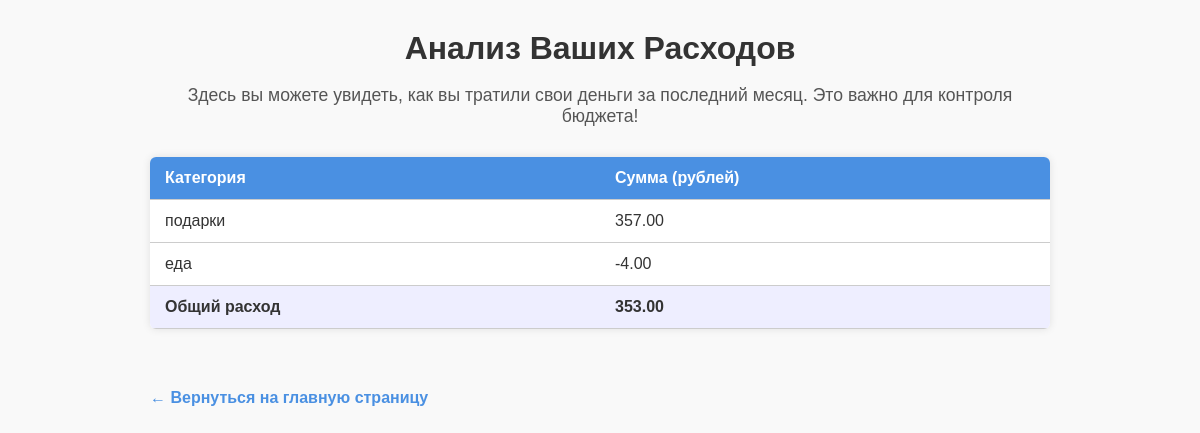
Page /expense_analysis (signed in) on the committed database.
### models.py (models this page shows)
class Purchase(db.Model):
    id = db.Column(db.Integer, primary_key=True)
    user_id = db.Column(db.Integer, db.ForeignKey('user.id'), nullable=False)
    category = db.Column(db.String(100), nullable=False)
    amount = db.Column(db.Float, nullable=False)
    timestamp = db.Column(db.DateTime, default=db.func.current_timestamp())  # Для анализа по времени

### routes.py (the view)
@app.route("/expense_analysis", methods=['GET'])
@login_required
def expense_analysis():
    last_month = datetime.now() - timedelta(days=30)
    purchases_last_month = Purchase.query.filter(Purchase.owner == current_user, Purchase.timestamp >= last_month).all()
    category_totals = {}
    total_expense = 0
    for purchase in purchases_last_month:
        if purchase.category in category_totals:
            category_totals[purchase.category] += purchase.amount
        else:
            category_totals[purchase.category] = purchase.amount
        total_expense += purchase.amount
    return render_template('expense_analysis.html', category_totals=category_totals, total_expense=total_expense)

### routes.py (called while the page is built)
@login_manager.user_loader
def load_user(user_id):
    return User.query.get(int(user_id))

### templates/expense_analysis.html (shortened to what this page needs)
<!DOCTYPE html>
<html lang="ru">
<head>
</head>
<body>
<h1>Анализ Ваших Расходов</h1>
<p class="description">Здесь вы можете увидеть, как вы тратили свои деньги за последний месяц. Это важно для контроля бюджета!</p>
<table>
    <thead>
        <tr>
            <th>Категория</th>
            <th>Сумма (рублей)</th>
        </tr>
    </thead>
    <tbody>
        {% for category, total in category_totals.items() %}
        <tr>
            <td>{{ category }}</td>
            <td>{{ "%.2f"|format(total) }}</td>
        </tr>
        {% endfor %}
        <tr class="total-row">
            <td>Общий расход</td>
            <td>{{ "%.2f"|format(total_expense) }}</td>
        </tr>
    </tbody>
</table>
<a href="{{ url_for('home') }}" class="back-link">← Вернуться на главную страницу</a>
</body>
</html>

### templates/expense_analysis.html (style rules this page uses)
body { font-family: Arial, sans-serif; max-width: 900px; margin: 30px auto; padding: 0 20px; background: #f9f9f9; color: #333; }
h1 { text-align: center; margin-bottom: 10px; }
p.description { text-align: center; font-size: 1.1em; color: #555; margin-bottom: 30px; }
table { width: 100%; border-collapse: collapse; margin-bottom: 40px; background-color: #fff; box-shadow: 0 0 8px rgba(0,0,0,0.1); border-radius: 6px; overflow: hidden; }
th, td { padding: 12px 15px; border-bottom: 1px solid #ccc; text-align: left; min-width: 150px; }
th { background-color: #4a90e2; color: #fff; font-weight: bold; }
.total-row { font-weight: bold; background-color: #eef; }
a.back-link { display: inline-block; margin-top: 20px; color: #4a90e2; text-decoration: none; font-weight: 600; }

### rows in the picture
Purchase: category "подарки", total "357.00"
Purchase: category "еда", total "-4.00"

### other values in the picture
{{ "%.2f"|format(total_expense) }} "353.00"
